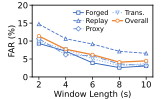

Python code for this plot:
from pathlib import Path

import matplotlib

matplotlib.use("Agg")

import matplotlib.pyplot as plt
import pandas as pd


# ===================== Raw data =====================
data_path = Path(__file__).with_name("05_robustness_window_time_attacks_data.csv")
data = pd.read_csv(data_path)

times = data["Time_s"]
series = {
    "Forged": data["Forged"],
    "Replay": data["Replay"],
    "Proxy": data["Proxy"],
    "Trans.": data["Trans."],
    "Overall": data["Overall"],
}

line_styles = {
    "Forged": {"color": "#2F5FB8", "linestyle": "-", "marker": "s", "linewidth": 0.65},
    "Replay": {"color": "#4874CB", "linestyle": "--", "marker": "^", "linewidth": 0.65},
    "Proxy": {"color": "#638ED8", "linestyle": "-.", "marker": "D", "linewidth": 0.65},
    "Trans.": {"color": "#86AEEA", "linestyle": ":", "marker": "v", "linewidth": 0.75},
    "Overall": {"color": "#EE822F", "linestyle": "-", "marker": "o", "linewidth": 0.9},
}

# ===================== Figure size: cm to inch =====================
cm_to_in = 1 / 2.54
fig_w = 4.1 * cm_to_in
fig_h = 2.5 * cm_to_in

plt.rcParams.update(
    {
        "font.size": 6,
        "axes.labelsize": 6,
        "xtick.labelsize": 6,
        "ytick.labelsize": 6,
        "legend.fontsize": 4.8,
        "font.family": "sans-serif",
    }
)

fig, ax = plt.subplots(figsize=(fig_w, fig_h))
fig.patch.set_facecolor("white")
ax.set_facecolor("white")

# ===================== Lines =====================
for label, values in series.items():
    style = line_styles[label]
    ax.plot(
        times,
        values,
        label=label,
        color=style["color"],
        linestyle=style["linestyle"],
        marker=style["marker"],
        linewidth=style["linewidth"],
        markersize=2.4,
        markerfacecolor="white",
        markeredgecolor=style["color"],
        markeredgewidth=0.55,
    )

# ===================== Axes =====================
ax.set_xlabel("Window Length (s)", labelpad=1)
ax.set_ylabel("FAR (%)", labelpad=1)

ax.set_xlim(1.5, 10.5)
ax.set_xticks([2, 4, 6, 8, 10])
ax.set_ylim(0, 20)
ax.set_yticks([0, 5, 10, 15, 20])

ax.tick_params(axis="both", pad=1, width=0.5, length=2)

for spine in ["left", "right", "top", "bottom"]:
    ax.spines[spine].set_visible(True)
    ax.spines[spine].set_linewidth(0.6)

# ===================== Legend =====================
legend = ax.legend(
    loc="upper right",
    ncol=2,
    frameon=True,
    borderpad=0.18,
    handlelength=1.5,
    handletextpad=0.35,
    columnspacing=0.65,
    labelspacing=0.2,
)

frame = legend.get_frame()
frame.set_facecolor("white")
frame.set_alpha(0.8)
frame.set_edgecolor("none")
frame.set_linewidth(0.0)

# ===================== Layout =====================
plt.subplots_adjust(
    left=0.20,
    right=0.95,
    bottom=0.22,
    top=0.95,
)

# ===================== Export =====================
output_path = Path(__file__).with_suffix(".pdf")
plt.savefig(output_path, format="pdf")
plt.close(fig)
